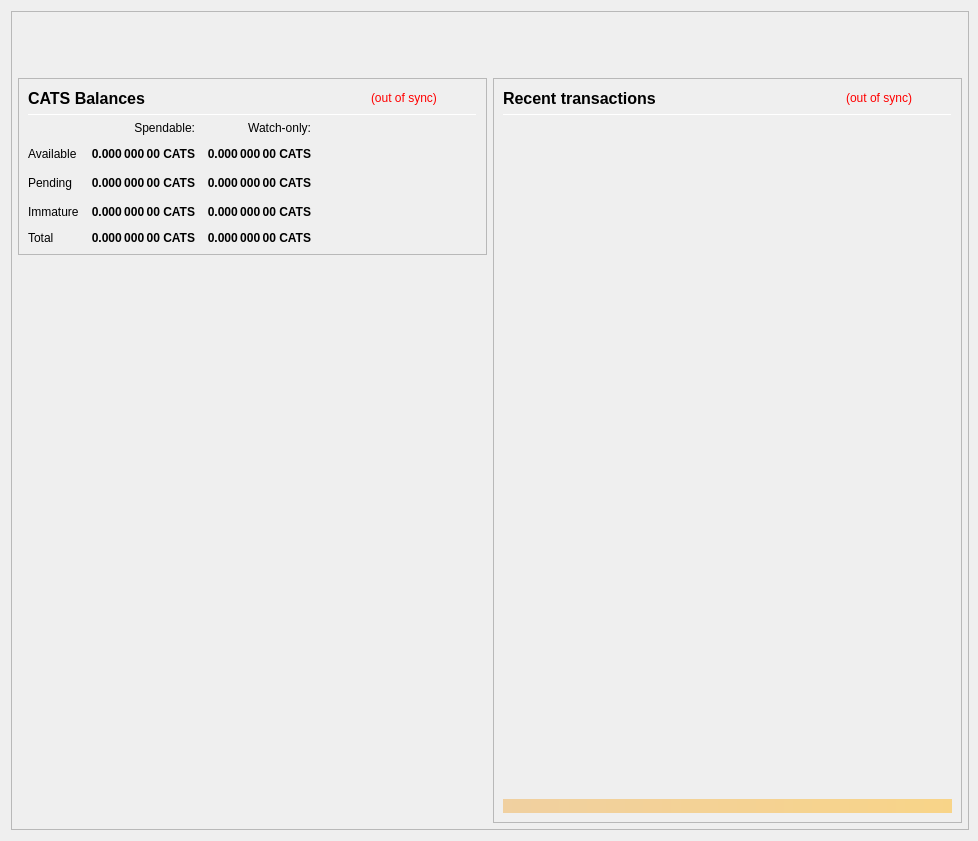
<?xml version="1.0" encoding="UTF-8"?>
<ui version="4.0">
 <class>OverviewPage</class>
 <widget class="QWidget" name="OverviewPage">
  <property name="geometry">
   <rect>
    <x>0</x>
    <y>0</y>
    <width>978</width>
    <height>841</height>
   </rect>
  </property>
  <property name="minimumSize">
   <size>
    <width>960</width>
    <height>682</height>
   </size>
  </property>
  <property name="font">
   <font>
    <weight>50</weight>
    <bold>false</bold>
   </font>
  </property>
  <property name="windowTitle">
   <string>Form</string>
  </property>
  <layout class="QVBoxLayout" name="topLayout" stretch="0">
   <property name="rightMargin">
    <number>9</number>
   </property>
   <item>
    <widget class="QFrame" name="frame_BG">
     <property name="minimumSize">
      <size>
       <width>850</width>
       <height>610</height>
      </size>
     </property>
     <property name="maximumSize">
      <size>
       <width>16777215</width>
       <height>16777215</height>
      </size>
     </property>
     <property name="frameShape">
      <enum>QFrame::StyledPanel</enum>
     </property>
     <property name="frameShadow">
      <enum>QFrame::Raised</enum>
     </property>
     <layout class="QVBoxLayout" name="verticalLayout_3" stretch="0">
      <property name="leftMargin">
       <number>0</number>
      </property>
      <property name="topMargin">
       <number>0</number>
      </property>
      <property name="rightMargin">
       <number>0</number>
      </property>
      <property name="bottomMargin">
       <number>6</number>
      </property>
      <item>
       <layout class="QVBoxLayout" name="verticalLayout_Master" stretch="0,1">
        <property name="leftMargin">
         <number>0</number>
        </property>
        <property name="topMargin">
         <number>0</number>
        </property>
        <property name="rightMargin">
         <number>0</number>
        </property>
        <property name="bottomMargin">
         <number>0</number>
        </property>
        <item>
         <widget class="QFrame" name="frame_Header">
          <layout class="QVBoxLayout" name="verticalLayout_Header" stretch="0">
           <property name="leftMargin">
            <number>0</number>
           </property>
           <property name="topMargin">
            <number>0</number>
           </property>
           <property name="rightMargin">
            <number>0</number>
           </property>
           <property name="bottomMargin">
            <number>0</number>
           </property>
           <item>
            <layout class="QHBoxLayout" name="horizontalLayout_Header" stretch="1,0">
             <property name="spacing">
              <number>6</number>
             </property>
             <item>
              <spacer name="horizontalSpacer_Header">
               <property name="orientation">
                <enum>Qt::Horizontal</enum>
               </property>
               <property name="sizeHint" stdset="0">
                <size>
                 <width>40</width>
                 <height>20</height>
                </size>
               </property>
              </spacer>
             </item>
             <item>
              <widget class="QLabel" name="labelOverviewHeaderRight">
               <property name="minimumSize">
                <size>
                 <width>464</width>
                 <height>60</height>
                </size>
               </property>
               <property name="maximumSize">
                <size>
                 <width>16777215</width>
                 <height>60</height>
                </size>
               </property>
               <property name="font">
                <font>
                 <pointsize>14</pointsize>
                </font>
               </property>
               <property name="text">
                <string/>
               </property>
               <property name="alignment">
                <set>Qt::AlignRight|Qt::AlignTrailing|Qt::AlignVCenter</set>
               </property>
              </widget>
             </item>
            </layout>
           </item>
          </layout>
         </widget>
        </item>
        <item>
         <widget class="QFrame" name="frame_Content">
          <layout class="QVBoxLayout" name="verticalLayout_Content">
           <property name="leftMargin">
            <number>6</number>
           </property>
           <property name="topMargin">
            <number>0</number>
           </property>
           <property name="rightMargin">
            <number>6</number>
           </property>
           <property name="bottomMargin">
            <number>0</number>
           </property>
           <item>
            <layout class="QHBoxLayout" name="horizontalLayout_Content" stretch="1,1">
             <property name="spacing">
              <number>6</number>
             </property>
             <item>
              <layout class="QVBoxLayout" name="verticalLayout_left" stretch="0,0">
               <item>
                <widget class="QFrame" name="frameBalances">
                 <property name="frameShape">
                  <enum>QFrame::StyledPanel</enum>
                 </property>
                 <property name="frameShadow">
                  <enum>QFrame::Raised</enum>
                 </property>
                 <layout class="QVBoxLayout" name="verticalLayout_4">
                  <item>
                   <layout class="QHBoxLayout" name="hlBalancesHeader" stretch="2,0,0">
                    <property name="spacing">
                     <number>6</number>
                    </property>
                    <item>
                     <widget class="QLabel" name="labelBalances">
                      <property name="minimumSize">
                       <size>
                        <width>0</width>
                        <height>0</height>
                       </size>
                      </property>
                      <property name="font">
                       <font>
                        <pointsize>12</pointsize>
                        <weight>75</weight>
                        <bold>true</bold>
                       </font>
                      </property>
                      <property name="text">
                       <string>CATS Balances</string>
                      </property>
                     </widget>
                    </item>
                    <item>
                     <widget class="QLabel" name="labelWalletStatus">
                      <property name="cursor">
                       <cursorShape>WhatsThisCursor</cursorShape>
                      </property>
                      <property name="toolTip">
                       <string>The displayed information may be out of date. Your wallet automatically synchronizes with the catTHIS network after a connection is established, but this process has not completed yet.</string>
                      </property>
                      <property name="styleSheet">
                       <string notr="true">QLabel { color: red; }</string>
                      </property>
                      <property name="text">
                       <string notr="true">(out of sync)</string>
                      </property>
                      <property name="alignment">
                       <set>Qt::AlignLeading|Qt::AlignLeft|Qt::AlignVCenter</set>
                      </property>
                     </widget>
                    </item>
                    <item>
                     <spacer name="hsBalancesHeader">
                      <property name="orientation">
                       <enum>Qt::Horizontal</enum>
                      </property>
                      <property name="sizeHint" stdset="0">
                       <size>
                        <width>40</width>
                        <height>20</height>
                       </size>
                      </property>
                     </spacer>
                    </item>
                   </layout>
                  </item>
                  <item>
                   <widget class="Line" name="lineBalances">
                    <property name="minimumSize">
                     <size>
                      <width>0</width>
                      <height>1</height>
                     </size>
                    </property>
                    <property name="maximumSize">
                     <size>
                      <width>16777215</width>
                      <height>1</height>
                     </size>
                    </property>
                    <property name="orientation">
                     <enum>Qt::Horizontal</enum>
                    </property>
                   </widget>
                  </item>
                  <item>
                   <layout class="QGridLayout" name="gridLayout">
                    <property name="spacing">
                     <number>12</number>
                    </property>
                    <item row="2" column="2">
                     <widget class="QLabel" name="labelWatchPending">
                      <property name="font">
                       <font>
                        <weight>75</weight>
                        <bold>true</bold>
                       </font>
                      </property>
                      <property name="cursor">
                       <cursorShape>ArrowCursor</cursorShape>
                      </property>
                      <property name="toolTip">
                       <string>Unconfirmed transactions to watch-only addresses</string>
                      </property>
                      <property name="text">
                       <string notr="true">0.000 000 00 CATS</string>
                      </property>
                      <property name="alignment">
                       <set>Qt::AlignRight|Qt::AlignTrailing|Qt::AlignVCenter</set>
                      </property>
                      <property name="textInteractionFlags">
                       <set>Qt::NoTextInteraction</set>
                      </property>
                     </widget>
                    </item>
                    <item row="2" column="1">
                     <widget class="QLabel" name="labelUnconfirmed">
                      <property name="font">
                       <font>
                        <weight>75</weight>
                        <bold>true</bold>
                       </font>
                      </property>
                      <property name="cursor">
                       <cursorShape>ArrowCursor</cursorShape>
                      </property>
                      <property name="toolTip">
                       <string>Total of transactions that have yet to be confirmed, and do not yet count toward the spendable balance</string>
                      </property>
                      <property name="text">
                       <string notr="true">0.000 000 00 CATS</string>
                      </property>
                      <property name="alignment">
                       <set>Qt::AlignRight|Qt::AlignTrailing|Qt::AlignVCenter</set>
                      </property>
                      <property name="textInteractionFlags">
                       <set>Qt::NoTextInteraction</set>
                      </property>
                     </widget>
                    </item>
                    <item row="3" column="2">
                     <widget class="QLabel" name="labelWatchImmature">
                      <property name="font">
                       <font>
                        <weight>75</weight>
                        <bold>true</bold>
                       </font>
                      </property>
                      <property name="cursor">
                       <cursorShape>ArrowCursor</cursorShape>
                      </property>
                      <property name="toolTip">
                       <string>Staked or masternode rewards in watch-only addresses that has not yet matured</string>
                      </property>
                      <property name="text">
                       <string notr="true">0.000 000 00 CATS</string>
                      </property>
                      <property name="alignment">
                       <set>Qt::AlignRight|Qt::AlignTrailing|Qt::AlignVCenter</set>
                      </property>
                      <property name="textInteractionFlags">
                       <set>Qt::NoTextInteraction</set>
                      </property>
                     </widget>
                    </item>
                    <item row="4" column="0">
                     <widget class="QLabel" name="labelTotalText">
                      <property name="text">
                       <string>Total</string>
                      </property>
                      <property name="textInteractionFlags">
                       <set>Qt::NoTextInteraction</set>
                      </property>
                     </widget>
                    </item>
                    <item row="3" column="1">
                     <widget class="QLabel" name="labelImmature">
                      <property name="font">
                       <font>
                        <weight>75</weight>
                        <bold>true</bold>
                       </font>
                      </property>
                      <property name="cursor">
                       <cursorShape>ArrowCursor</cursorShape>
                      </property>
                      <property name="toolTip">
                       <string>Staked or masternode rewards that has not yet matured</string>
                      </property>
                      <property name="text">
                       <string notr="true">0.000 000 00 CATS</string>
                      </property>
                      <property name="alignment">
                       <set>Qt::AlignRight|Qt::AlignTrailing|Qt::AlignVCenter</set>
                      </property>
                      <property name="textInteractionFlags">
                       <set>Qt::NoTextInteraction</set>
                      </property>
                     </widget>
                    </item>
                    <item row="2" column="3">
                     <spacer name="hsBalances">
                      <property name="orientation">
                       <enum>Qt::Horizontal</enum>
                      </property>
                      <property name="sizeHint" stdset="0">
                       <size>
                        <width>40</width>
                        <height>20</height>
                       </size>
                      </property>
                     </spacer>
                    </item>
                    <item row="3" column="0">
                     <widget class="QLabel" name="labelImmatureText">
                      <property name="text">
                       <string>Immature</string>
                      </property>
                      <property name="textInteractionFlags">
                       <set>Qt::NoTextInteraction</set>
                      </property>
                     </widget>
                    </item>
                    <item row="4" column="1">
                     <widget class="QLabel" name="labelTotal">
                      <property name="font">
                       <font>
                        <weight>75</weight>
                        <bold>true</bold>
                       </font>
                      </property>
                      <property name="cursor">
                       <cursorShape>ArrowCursor</cursorShape>
                      </property>
                      <property name="toolTip">
                       <string>Your current total balance</string>
                      </property>
                      <property name="text">
                       <string notr="true">0.000 000 00 CATS</string>
                      </property>
                      <property name="alignment">
                       <set>Qt::AlignRight|Qt::AlignTrailing|Qt::AlignVCenter</set>
                      </property>
                      <property name="textInteractionFlags">
                       <set>Qt::NoTextInteraction</set>
                      </property>
                     </widget>
                    </item>
                    <item row="4" column="2">
                     <widget class="QLabel" name="labelWatchTotal">
                      <property name="font">
                       <font>
                        <weight>75</weight>
                        <bold>true</bold>
                       </font>
                      </property>
                      <property name="cursor">
                       <cursorShape>ArrowCursor</cursorShape>
                      </property>
                      <property name="toolTip">
                       <string>Current total balance in watch-only addresses</string>
                      </property>
                      <property name="text">
                       <string notr="true">0.000 000 00 CATS</string>
                      </property>
                      <property name="alignment">
                       <set>Qt::AlignRight|Qt::AlignTrailing|Qt::AlignVCenter</set>
                      </property>
                      <property name="textInteractionFlags">
                       <set>Qt::NoTextInteraction</set>
                      </property>
                     </widget>
                    </item>
                    <item row="0" column="2">
                     <widget class="QLabel" name="labelWatchonly">
                      <property name="text">
                       <string>Watch-only:</string>
                      </property>
                      <property name="alignment">
                       <set>Qt::AlignRight|Qt::AlignTrailing|Qt::AlignVCenter</set>
                      </property>
                     </widget>
                    </item>
                    <item row="1" column="0">
                     <widget class="QLabel" name="labelBalanceText">
                      <property name="text">
                       <string>Available</string>
                      </property>
                      <property name="textInteractionFlags">
                       <set>Qt::NoTextInteraction</set>
                      </property>
                     </widget>
                    </item>
                    <item row="1" column="1">
                     <widget class="QLabel" name="labelBalance">
                      <property name="font">
                       <font>
                        <weight>75</weight>
                        <bold>true</bold>
                       </font>
                      </property>
                      <property name="cursor">
                       <cursorShape>ArrowCursor</cursorShape>
                      </property>
                      <property name="toolTip">
                       <string>Your current spendable balance</string>
                      </property>
                      <property name="text">
                       <string notr="true">0.000 000 00 CATS</string>
                      </property>
                      <property name="alignment">
                       <set>Qt::AlignRight|Qt::AlignTrailing|Qt::AlignVCenter</set>
                      </property>
                      <property name="textInteractionFlags">
                       <set>Qt::NoTextInteraction</set>
                      </property>
                     </widget>
                    </item>
                    <item row="1" column="2">
                     <widget class="QLabel" name="labelWatchAvailable">
                      <property name="font">
                       <font>
                        <weight>75</weight>
                        <bold>true</bold>
                       </font>
                      </property>
                      <property name="cursor">
                       <cursorShape>ArrowCursor</cursorShape>
                      </property>
                      <property name="toolTip">
                       <string>Your current balance in watch-only addresses</string>
                      </property>
                      <property name="text">
                       <string notr="true">0.000 000 00 CATS</string>
                      </property>
                      <property name="alignment">
                       <set>Qt::AlignRight|Qt::AlignTrailing|Qt::AlignVCenter</set>
                      </property>
                      <property name="textInteractionFlags">
                       <set>Qt::NoTextInteraction</set>
                      </property>
                     </widget>
                    </item>
                    <item row="2" column="0">
                     <widget class="QLabel" name="labelPendingText">
                      <property name="text">
                       <string>Pending</string>
                      </property>
                      <property name="textInteractionFlags">
                       <set>Qt::NoTextInteraction</set>
                      </property>
                     </widget>
                    </item>
                    <item row="0" column="1">
                     <widget class="QLabel" name="labelSpendable">
                      <property name="text">
                       <string>Spendable:</string>
                      </property>
                      <property name="alignment">
                       <set>Qt::AlignRight|Qt::AlignTrailing|Qt::AlignVCenter</set>
                      </property>
                     </widget>
                    </item>
                   </layout>
                  </item>
                 </layout>
                </widget>
               </item>
               <item>
                <spacer name="verticalSpacer">
                 <property name="orientation">
                  <enum>Qt::Vertical</enum>
                 </property>
                 <property name="sizeHint" stdset="0">
                  <size>
                   <width>20</width>
                   <height>40</height>
                  </size>
                 </property>
                </spacer>
               </item>
              </layout>
             </item>
             <item>
              <layout class="QVBoxLayout" name="verticalLayout_right" stretch="1">
               <item>
                <widget class="QFrame" name="frame_RecentTransactions">
                 <property name="minimumSize">
                  <size>
                   <width>0</width>
                   <height>0</height>
                  </size>
                 </property>
                 <property name="frameShape">
                  <enum>QFrame::StyledPanel</enum>
                 </property>
                 <property name="frameShadow">
                  <enum>QFrame::Raised</enum>
                 </property>
                 <layout class="QVBoxLayout" name="verticalLayout_1" stretch="0,0,0,0,0">
                  <item>
                   <layout class="QHBoxLayout" name="horizontalLayout_2" stretch="2,0,0">
                    <property name="spacing">
                     <number>3</number>
                    </property>
                    <item>
                     <widget class="QLabel" name="label_4">
                      <property name="minimumSize">
                       <size>
                        <width>0</width>
                        <height>20</height>
                       </size>
                      </property>
                      <property name="font">
                       <font>
                        <pointsize>12</pointsize>
                        <weight>75</weight>
                        <bold>true</bold>
                       </font>
                      </property>
                      <property name="text">
                       <string>Recent transactions</string>
                      </property>
                     </widget>
                    </item>
                    <item>
                     <widget class="QLabel" name="labelTransactionsStatus">
                      <property name="cursor">
                       <cursorShape>WhatsThisCursor</cursorShape>
                      </property>
                      <property name="toolTip">
                       <string>The displayed information may be out of date. Your wallet automatically synchronizes with the catTHIS network after a connection is established, but this process has not completed yet.</string>
                      </property>
                      <property name="styleSheet">
                       <string notr="true">QLabel { color: red; }</string>
                      </property>
                      <property name="text">
                       <string notr="true">(out of sync)</string>
                      </property>
                      <property name="alignment">
                       <set>Qt::AlignRight|Qt::AlignTrailing|Qt::AlignVCenter</set>
                      </property>
                     </widget>
                    </item>
                    <item>
                     <spacer name="horizontalSpacer">
                      <property name="orientation">
                       <enum>Qt::Horizontal</enum>
                      </property>
                      <property name="sizeHint" stdset="0">
                       <size>
                        <width>40</width>
                        <height>20</height>
                       </size>
                      </property>
                     </spacer>
                    </item>
                   </layout>
                  </item>
                  <item>
                   <widget class="Line" name="line">
                    <property name="minimumSize">
                     <size>
                      <width>0</width>
                      <height>1</height>
                     </size>
                    </property>
                    <property name="maximumSize">
                     <size>
                      <width>16777215</width>
                      <height>1</height>
                     </size>
                    </property>
                    <property name="orientation">
                     <enum>Qt::Horizontal</enum>
                    </property>
                   </widget>
                  </item>
                  <item>
                   <widget class="QListView" name="listTransactions">
                    <property name="minimumSize">
                     <size>
                      <width>0</width>
                      <height>0</height>
                     </size>
                    </property>
                    <property name="styleSheet">
                     <string notr="true">QListView { background: transparent; }</string>
                    </property>
                    <property name="frameShape">
                     <enum>QFrame::NoFrame</enum>
                    </property>
                    <property name="verticalScrollBarPolicy">
                     <enum>Qt::ScrollBarAlwaysOff</enum>
                    </property>
                    <property name="horizontalScrollBarPolicy">
                     <enum>Qt::ScrollBarAlwaysOff</enum>
                    </property>
                    <property name="selectionMode">
                     <enum>QAbstractItemView::NoSelection</enum>
                    </property>
                   </widget>
                  </item>
                  <item>
                   <spacer name="verticalSpacer_2">
                    <property name="orientation">
                     <enum>Qt::Vertical</enum>
                    </property>
                    <property name="sizeType">
                     <enum>QSizePolicy::Expanding</enum>
                    </property>
                    <property name="sizeHint" stdset="0">
                     <size>
                      <width>20</width>
                      <height>40</height>
                     </size>
                    </property>
                   </spacer>
                  </item>
                  <item>
                   <widget class="QLabel" name="labelAlerts">
                    <property name="maximumSize">
                     <size>
                      <width>16777215</width>
                      <height>16777215</height>
                     </size>
                    </property>
                    <property name="styleSheet">
                     <string notr="true">background-color: qlineargradient(x1: 0, y1: 0, x2: 1, y2: 0, stop:0 #F0D0A0, stop:1 #F8D488); color:#000000;</string>
                    </property>
                    <property name="text">
                     <string/>
                    </property>
                    <property name="wordWrap">
                     <bool>true</bool>
                    </property>
                    <property name="margin">
                     <number>3</number>
                    </property>
                   </widget>
                  </item>
                 </layout>
                </widget>
               </item>
              </layout>
             </item>
            </layout>
           </item>
          </layout>
         </widget>
        </item>
       </layout>
      </item>
     </layout>
    </widget>
   </item>
  </layout>
 </widget>
 <resources/>
 <connections/>
</ui>
